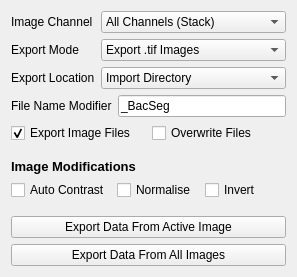
      <widget class="QWidget" name="tab_8">
       <attribute name="title">
        <string>Export Data</string>
       </attribute>
       <layout class="QVBoxLayout" name="verticalLayout_15">
        <item>
         <layout class="QFormLayout" name="formLayout_6">
          <item row="1" column="1">
           <widget class="QComboBox" name="export_mode">
            <item>
             <property name="text">
              <string>Export .tif Images</string>
             </property>
            </item>
            <item>
             <property name="text">
              <string>Export .tif Masks</string>
             </property>
            </item>
            <item>
             <property name="text">
              <string>Export .tif Images and Masks</string>
             </property>
            </item>
            <item>
             <property name="text">
              <string>Export Cellpose</string>
             </property>
            </item>
            <item>
             <property name="text">
              <string>Export Oufti</string>
             </property>
            </item>
            <item>
             <property name="text">
              <string>Export ImageJ</string>
             </property>
            </item>
            <item>
             <property name="text">
              <string>Export JSON</string>
             </property>
            </item>
            <item>
             <property name="text">
              <string>Export CSV</string>
             </property>
            </item>
           </widget>
          </item>
          <item row="1" column="0">
           <widget class="QLabel" name="label_19">
            <property name="text">
             <string>Export Mode</string>
            </property>
           </widget>
          </item>
          <item row="2" column="1">
           <widget class="QComboBox" name="export_location">
            <item>
             <property name="text">
              <string>Import Directory</string>
             </property>
            </item>
            <item>
             <property name="text">
              <string>Select Directory</string>
             </property>
            </item>
           </widget>
          </item>
          <item row="2" column="0">
           <widget class="QLabel" name="label_44">
            <property name="text">
             <string>Export Location</string>
            </property>
           </widget>
          </item>
          <item row="0" column="1">
           <widget class="QComboBox" name="export_channel">
            <item>
             <property name="text">
              <string>All Channels (Stack)</string>
             </property>
            </item>
            <item>
             <property name="text">
              <string>First Three Channels (RGB)</string>
             </property>
            </item>
           </widget>
          </item>
          <item row="0" column="0">
           <widget class="QLabel" name="label_45">
            <property name="text">
             <string>Image Channel</string>
            </property>
           </widget>
          </item>
         </layout>
        </item>
        <item>
         <layout class="QFormLayout" name="formLayout_5">
          <item row="0" column="0">
           <widget class="QLabel" name="label_26">
            <property name="text">
             <string>File Name Modifier</string>
            </property>
           </widget>
          </item>
          <item row="0" column="1">
           <widget class="QLineEdit" name="export_modifier">
            <property name="text">
             <string>_BacSeg</string>
            </property>
           </widget>
          </item>
         </layout>
        </item>
        <item>
         <layout class="QGridLayout" name="gridLayout_14">
          <item row="1" column="1">
           <widget class="QCheckBox" name="export_overwrite_setting">
            <property name="text">
             <string>Overwrite Files</string>
            </property>
           </widget>
          </item>
          <item row="1" column="0">
           <widget class="QCheckBox" name="export_image_setting">
            <property name="text">
             <string>Export Image Files</string>
            </property>
            <property name="checked">
             <bool>true</bool>
            </property>
           </widget>
          </item>
         </layout>
        </item>
        <item>
         <spacer name="verticalSpacer_12">
          <property name="orientation">
           <enum>Qt::Vertical</enum>
          </property>
          <property name="sizeType">
           <enum>QSizePolicy::Minimum</enum>
          </property>
          <property name="sizeHint" stdset="0">
           <size>
            <width>20</width>
            <height>10</height>
           </size>
          </property>
         </spacer>
        </item>
        <item>
         <widget class="QLabel" name="label_12">
          <property name="font">
           <font>
            <pointsize>10</pointsize>
            <weight>75</weight>
            <bold>true</bold>
           </font>
          </property>
          <property name="text">
           <string>Image Modifications</string>
          </property>
         </widget>
        </item>
        <item>
         <layout class="QGridLayout" name="gridLayout_19">
          <item row="1" column="0">
           <widget class="QCheckBox" name="export_autocontrast">
            <property name="text">
             <string>Auto Contrast</string>
            </property>
           </widget>
          </item>
          <item row="1" column="2">
           <widget class="QCheckBox" name="export_invert">
            <property name="text">
             <string>Invert </string>
            </property>
           </widget>
          </item>
          <item row="1" column="1">
           <widget class="QCheckBox" name="export_normalise">
            <property name="text">
             <string>Normalise</string>
            </property>
           </widget>
          </item>
         </layout>
        </item>
        <item>
         <spacer name="verticalSpacer_19">
          <property name="orientation">
           <enum>Qt::Vertical</enum>
          </property>
          <property name="sizeHint" stdset="0">
           <size>
            <width>20</width>
            <height>10</height>
           </size>
          </property>
         </spacer>
        </item>
        <item>
         <widget class="QPushButton" name="export_active">
          <property name="text">
           <string>Export Data From Active Image</string>
          </property>
         </widget>
        </item>
        <item>
         <widget class="QPushButton" name="export_all">
          <property name="text">
           <string>Export Data From All Images</string>
          </property>
         </widget>
        </item>
       </layout>
      </widget>
